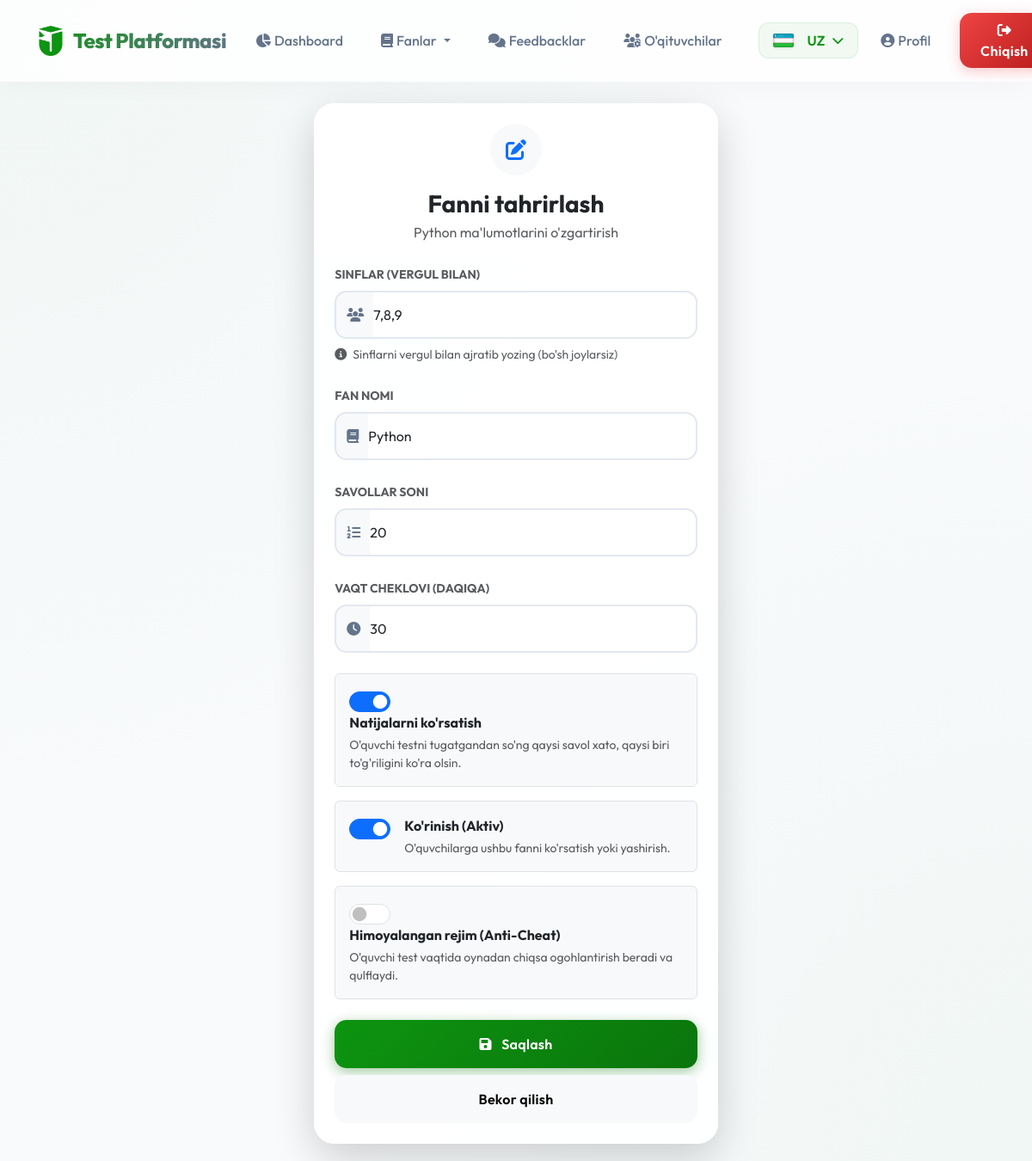
Page /admin/subject/edit/2 (signed in) on the earlier database version.
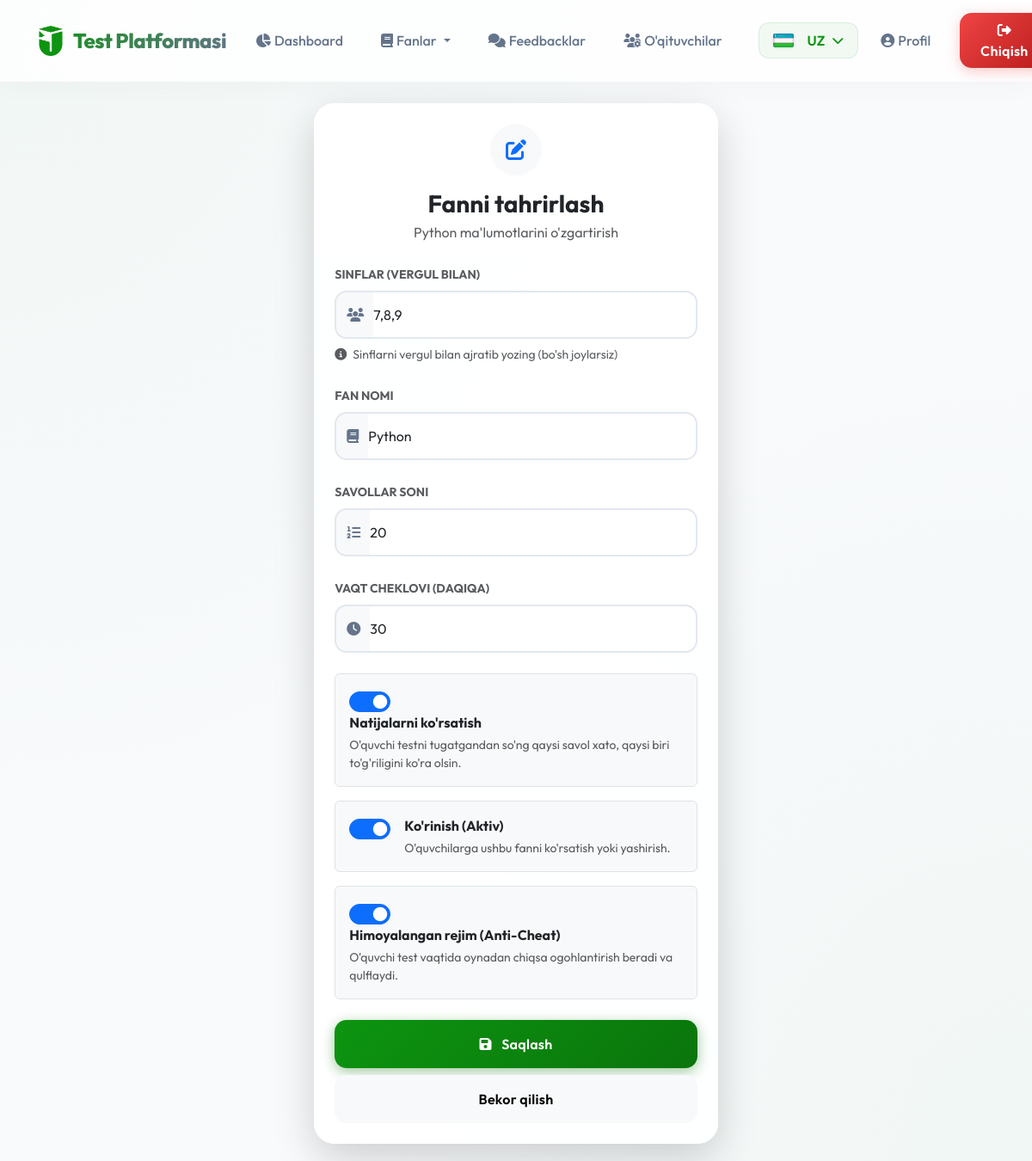
Same page on the later database version.
### models.py (models this page shows)
class Subject(db.Model):
    id = db.Column(db.Integer, primary_key=True)
    name = db.Column(db.String(50), nullable=False)
    name_ru = db.Column(db.String(50))
    name_en = db.Column(db.String(50))
    grades = db.Column(db.String(20), nullable=False)  # "5,6" yoki "7,8,9"
    is_protected = db.Column(db.Boolean, default=False) # Anti-cheat protection
    question_count = db.Column(db.Integer, default=20)
    time_limit = db.Column(db.Integer, default=30)
    show_results = db.Column(db.Boolean, default=True)
    is_visible = db.Column(db.Boolean, default=True)

### routes/admin.py (the view, shortened to what this page needs)
@admin_bp.route('/subject/edit/<int:id>', methods=['GET', 'POST'])
def subject_edit(id):
    subject = Subject.query.get_or_404(id)
    return render_template('admin_subject_form.html', subject=subject)

### routes/admin.py (called while the page is built)
@admin_bp.before_request
def require_login():
    if request.endpoint == 'admin.login':
        return
    if 'admin_id' not in session:
        return redirect(url_for('admin.login'))

### templates/admin_subject_form.html (shortened to what the changed rows need)
{% extends "base.html" %}
{% block content %}
<div class="row justify-content-center animate-fade-in-up">
    <div class="col-md-6 col-lg-5">
        <div class="card border-0 shadow-lg">
            <div class="card-header bg-white border-0 pt-4 pb-0 text-center">
                <div class="icon-circle bg-light text-primary rounded-circle d-inline-flex align-items-center justify-content-center mb-3"
                    style="width: 60px; height: 60px; font-size: 1.5rem;">
                    <i class="fas {% if subject %}fa-edit{% else %}fa-plus{% endif %}"></i>
                </div>
                <h3 class="fw-bold mb-1">{% if subject %}{{ _('Fanni tahrirlash') }}{% else %}{{ _('Yangi fan
                    qo\'shish') }}{% endif %}</h3>
                <p class="text-muted">
                    {% if subject %}{{ subject.name }} {{ _('ma\'lumotlarini o\'zgartirish') }}{% else %}{{ _('Tizimga
                    yangi fan kiritish') }}{%
                    endif %}
                </p>
            </div>
            <div class="card-body p-4 pt-2">
                <form method="POST">
                    <div class="mb-4">
                        <div class="input-group">
                            <span class="input-group-text bg-light border-end-0"><i class="fas fa-users"></i></span>
                            <input type="text" class="form-control border-start-0 ps-0" id="grades" name="grades"
                                value="{{ subject.grades if subject else '' }}" required
                                placeholder="{{ _('Masalan: 5,6,7,8') }}">
                        </div>
                    </div>
                    <div class="mb-4">
                        <div class="input-group">
                            <span class="input-group-text bg-light border-end-0"><i class="fas fa-book"></i></span>
                            <input type="text" class="form-control border-start-0 ps-0" id="name" name="name"
                                value="{{ subject.name if subject else '' }}" required
                                placeholder="{{ _('Masalan: Informatika') }}">
                        </div>
                    </div>
                    <div class="mb-4">
                        <div class="input-group">
                            <span class="input-group-text bg-light border-end-0"><i class="fas fa-list-ol"></i></span>
                            <select class="form-select border-start-0 ps-0" id="question_count" name="question_count">
                                <option value="20" {% if subject and subject.question_count==20 %}selected{% endif %}>20
                                </option>
                            </select>
                        </div>
                    </div>
                    <div class="mb-4">
                        <div class="input-group">
                            <span class="input-group-text bg-light border-end-0"><i class="fas fa-clock"></i></span>
                            <select class="form-select border-start-0 ps-0" id="time_limit" name="time_limit">
                                <option value="30" {% if subject and subject.time_limit==30 %}selected{% endif %}>30
                                </option>
                            </select>
                        </div>
                    </div>
                    <div class="mb-3">
                        <div class="form-check form-switch p-3 bg-light rounded border">
                            <input class="form-check-input ms-0 me-3" type="checkbox" id="show_results"
                                name="show_results" {% if not subject or subject.show_results %}checked{% endif %}
                                style="width: 3em; height: 1.5em;">
                            <label class="form-check-label d-inline-block align-middle" for="show_results">
                                <span class="fw-bold">{{ _('Natijalarni ko\'rsatish') }}</span>
                                <small class="d-block text-muted mt-1">{{ _('O\'quvchi testni tugatgandan so\'ng qaysi
                                    savol xato, qaysi biri to\'g\'riligini ko\'ra olsin.') }}</small>
                            </label>
                        </div>
                    </div>
                    <div class="mb-3">
                        <div class="form-check form-switch p-3 bg-light rounded border">
                            <input class="form-check-input ms-0 me-3" type="checkbox" id="is_visible" name="is_visible"
                                {% if not subject or subject.is_visible %}checked{% endif %}
                                style="width: 3em; height: 1.5em;">
                            <label class="form-check-label d-inline-block align-middle" for="is_visible">
                                <span class="fw-bold">{{ _('Ko\'rinish (Aktiv)') }}</span>
                                <small class="d-block text-muted mt-1">{{ _('O\'quvchilarga ushbu fanni ko\'rsatish yoki
                                    yashirish.') }}</small>
                            </label>
                        </div>
                    </div>
                    <div class="mb-4">
                        <div class="form-check form-switch p-3 bg-light rounded border">
                            <input class="form-check-input ms-0 me-3" type="checkbox" id="is_protected"
                                name="is_protected" {% if subject and subject.is_protected %}checked{% endif %}
                                style="width: 3em; height: 1.5em;">
                            <label class="form-check-label d-inline-block align-middle" for="is_protected">
                                <span class="fw-bold">{{ _('Himoyalangan rejim (Anti-Cheat)') }}</span>
                                <small class="d-block text-muted mt-1">{{ _('O\'quvchi test vaqtida oynadan chiqsa
                                    ogohlantirish beradi va qulflaydi.') }}</small>
                            </label>
                        </div>
                    </div>
                </form>
            </div>
        </div>
    </div>
</div>
</div>
{% endblock %}

Differences in the rows shown:
changed Subject "Python": is_protected "☐" → "☑"
